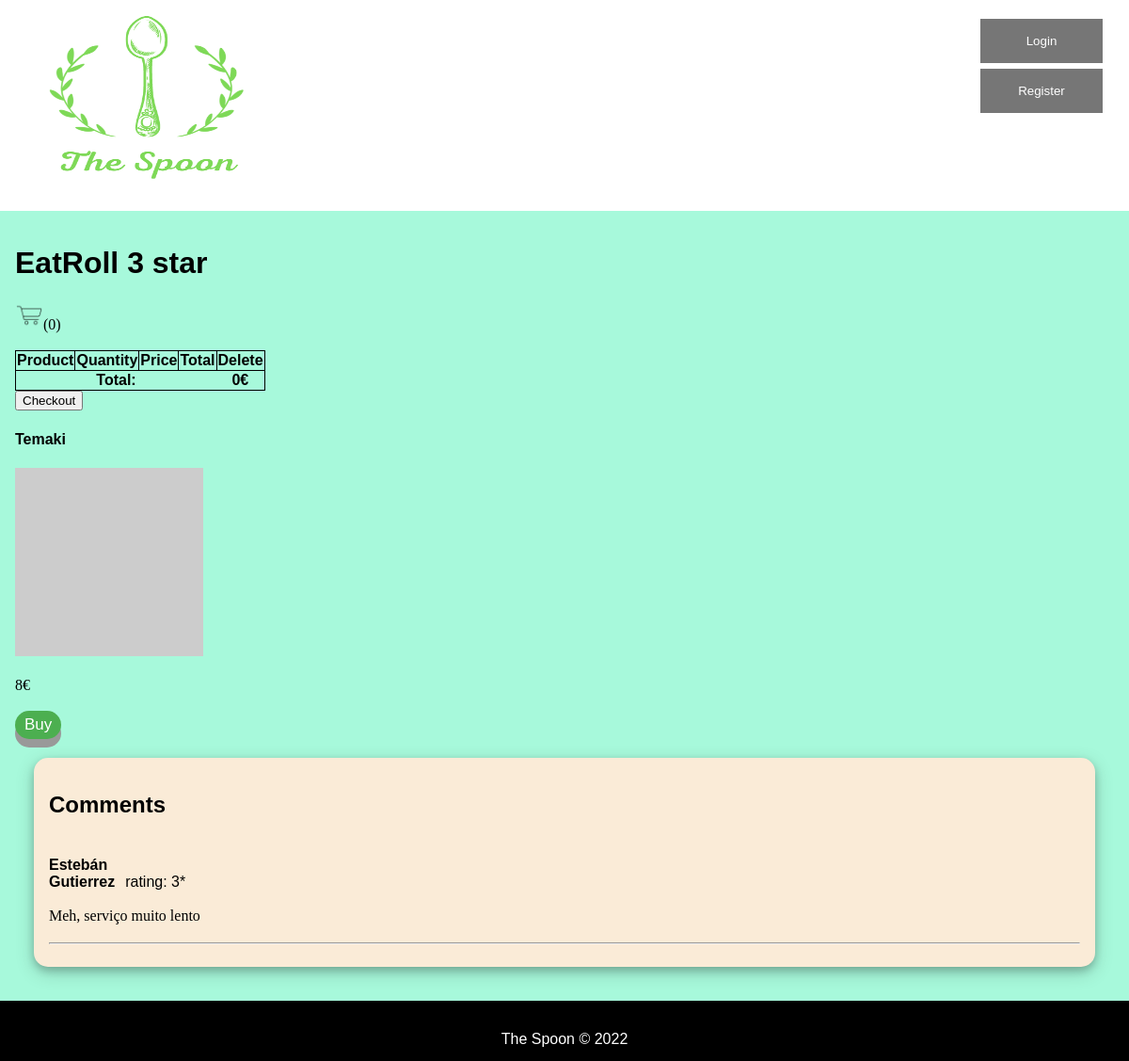
The app's page /pages/restaurant.php?id=1 with its own data.
### tables this page shows
CREATE TABLE Restaurant (
	idRestaurant 		INTEGER PRIMARY KEY,
	Name 			VARCHAR NOT NULL,
	idUser		INTEGER NOT NULL 	CONSTRAINT fk_restaurant_iduser REFERENCES User (idUser)
												ON DELETE CASCADE ON UPDATE CASCADE,
	idRestCategory		INTEGER NOT NULL 	CONSTRAINT fk_restaurant_idrestcategory REFERENCES RestCategory (idRestCategory)
												ON DELETE CASCADE ON UPDATE CASCADE,
	Photo			VARCHAR	DEFAULT '',
	Description		VARCHAR DEFAULT '',
	Rating 		REAL NOT NULL,
	idAddress		INTEGER NOT NULL 	CONSTRAINT fk_restaurant_idaddress REFERENCES Address (idAddress)
												ON DELETE CASCADE ON UPDATE CASCADE,
	CONSTRAINT evaluation_rating CHECK ((Rating >= 0) and (Rating <= 5))
);

CREATE TABLE MenuItem (
	idMenuItem	 	INTEGER PRIMARY KEY,
	Name 			VARCHAR 	NOT NULL,
	Price 			INTEGER NOT NULL,
	Photo			VARCHAR	DEFAULT '',
	idMenu			INTEGER NOT NULL 	CONSTRAINT fk_menuitem_idmenu 	REFERENCES Menu (idMenu)
												ON DELETE CASCADE ON UPDATE CASCADE
);

CREATE TABLE Evaluation (
	idEvaluation		INTEGER PRIMARY KEY,
	idUser 		VARCHAR NOT NULL 	CONSTRAINT fk_evaluation_idUser REFERENCES User (idUser) 
												ON DELETE CASCADE ON UPDATE CASCADE,
	idRestaurant	 	INTEGER NOT NULL 	CONSTRAINT fk_evaluation_idrestaurant REFERENCES Restaurant (idRestaurant) 
												ON DELETE CASCADE ON UPDATE CASCADE,
	Rating 		INTEGER NOT NULL,
	Message		VARCHAR DEFAULT '',
	Comments		VARCHAR DEFAULT '',
	CONSTRAINT evaluation_rating CHECK ((Rating >= 0) and (Rating <= 5))					
);

CREATE TABLE User (
	idUser			INTEGER PRIMARY KEY,
	Email			VARCHAR NOT NULL UNIQUE,
	Password		VARCHAR NOT NULL,
	Phone 			INTEGER UNIQUE,
	Name 			VARCHAR NOT NULL,
	RestOwner       BOOLEAN DEFAULT FALSE,
	idAddress		INTEGER		CONSTRAINT fk_user_idaddress REFERENCES Address (idAddress)
												ON DELETE SET NULL ON UPDATE CASCADE
);

### pages/restaurant.php (called while the page is built, shortened)
<?php
  require_once('../utils/session.php');
  require_once('../database/connection.php');
  require_once('../database/restaurant.class.php');
  require_once('../database/menu.class.php');
  require_once('../database/review.class.php');
  require_once('../templates/common.tpl.php');
  require_once('../templates/restaurant.tpl.php');
  $db = getDatabaseConnection();
  $restaurant = Restaurant::getRestaurant($db, intval($_GET['id']));
  $menu = Menu::getMenu($db, intval($_GET['id']));
  $comments = Review::getReviewsFromRestaurant($db, intval($_GET['id']));
  $user = User::getRestaurantOwner($db, $restaurant->id);
  drawRestaurant($session, $restaurant, $user, $menu, $comments);
?>

### database/restaurant.class.php (called while the page is built, shortened)
<?php
  class Restaurant {
    public function __construct(int $id, string $name, string $description, string $photo, string $street, string $city, string $state, int $postalCode, float $rating) {
      $this->name = $name;
      $this->rating = $rating;
    }
    static function getRestaurant(PDO $db, int $id) : Restaurant {
      $stmt = $db->prepare('
      SELECT idRestaurant, Name, Description, Photo, Street, City, State, PostalCode, Rating
      FROM Restaurant JOIN Address USING (idAddress)
      WHERE idRestaurant = ?
    ');
      $stmt->execute(array($id));
      $restaurant = $stmt->fetch();
      return new Restaurant(
        (int)$restaurant['idRestaurant'],
        $restaurant['Name'],
        $restaurant['Description'],
        $restaurant['Photo'],
        $restaurant['Street'],
        $restaurant['City'],
        $restaurant['State'],
        (int)$restaurant['PostalCode'],
        (float)$restaurant['Rating']
      );
    }
  }
?>

### utils/session.php (called while the page is built, shortened)
<?php
  class Session {
    public function isLoggedIn() : bool {
      return isset($_SESSION['id']);
    }
    public function getId() : ?int {
      return isset($_SESSION['id']) ? $_SESSION['id'] : null;
    }
  }
?>

### database/user.class.php (called while the page is built, shortened)
<?php
  class User {
    public function __construct(int $idUser, string $email, string $name, string $street, string $city, string $state, int $postalcode, int $phone, bool $restOwner = false)
    {
      $this->idUser = $idUser;
    }
    static function getUser(PDO $db, int $id): User {
      $stmt = $db->prepare('
        SELECT idUser, Email, Name, Street, City, State, PostalCode, Phone, RestOwner
        FROM User JOIN Address USING (idAddress)
        WHERE idUser = ?
      ');
      $stmt->execute(array($id));
      $user = $stmt->fetch();
      return new User
     (
        (int)$user['idUser'],
        $user['Email'],
        $user['Name'],
        $user['Street'],
        $user['City'],
        $user['State'],
        (int)$user['PostalCode'],
        (int)$user['Phone'],
        (bool)$user['RestOwner']
      );
    }
  }
?>

### database/review.class.php (called while the page is built, shortened)
<?php
  require_once('user.class.php');
  class Review {
    public function __construct(int $id, int $rating, string $comment, string $nameUser, string $answer, string $nameOwner) {
      $this->rating = $rating;
      $this->comment = $comment;
      $this->nameUser = $nameUser;
    }
    static function getReviewsFromRestaurant(PDO $db, int $id) : array {
      $stmt = $db->prepare('SELECT idEvaluation, Rating, Message, idUser, Comments, idRestaurant  FROM Evaluation WHERE idRestaurant = ?');
      $stmt->execute(array($id));
      $stmt2 = $db->prepare('SELECT idUser, idRestaurant FROM Restaurant WHERE idRestaurant = ?');
      $stmt2->execute(array($id));
      $restOwner = User::getUser($db, intval($stmt2->fetch()['idUser']));
      $reviews = array();
      while ($review = $stmt->fetch()) {
        $user = User::getUser($db, intval($review['idUser']));
        $reviews[] = new Review(
          (int) $review['idEvaluation'],
          (int) $review['Rating'],
          $review['Message'],
          $user->name,
          $review['Comments'],
          $restOwner->name()
        );
      }
      return $reviews;
    }
  }
?>

### database/menu.class.php (called while the page is built, shortened)
<?php
  class Menu {
    static function getMenu(PDO $db, int $id) : array {
        $stmt = $db->prepare('SELECT idMenuItem, Name, Price, Photo FROM MenuItem JOIN Menu USING (idMenu) WHERE idRestaurant = ?');
        $stmt->execute(array($id));
        $menu = array();
        while ($menuItem = $stmt->fetch()) {
          $menu[] = new MenuItem(
            (int) $menuItem['idMenuItem'],
            $menuItem['Name'],
            (int) $menuItem['Price'],
            $menuItem['Photo']
          );
        }
        return $menu;
    }
  }
  class MenuItem {
    public function __construct(int $id, string $name, int $price, string $photo)
    {
      $this->id = $id;
      $this->name = $name;
      $this->price = $price;
      $this->photo = $photo;
    }
  }
?>

### templates/restaurant.tpl.php (the view, shortened to what this page needs)
<?php function drawRestaurant(Session $session, Restaurant $restaurant, User $restOwner, array $menuItems, array $comments) {
  drawName($restaurant);
  if($session->getId() != $restOwner->idUser) drawCart($session, $restaurant->id);
  drawItems($session, $menuItems, $restOwner->idUser);
  drawComments($session, $restaurant, $restOwner, $comments);
} ?>
<?php function openRegForm2() { ?>
  <button onclick="openRegisterForm()">Buy</button>
<?php } ?>
<?php function drawComments(Session $session, Restaurant $restaurant, User $restOwner, array $comments) { ?>
  <section class="comment-section" id="comments">
    <h2>Comments</h2>
    <?php if(count($comments) != 0 || $session->isLoggedIn()) { ?>
    <?php foreach ($comments as $comment) { ?>
      <?php if($comment->comment != '') { ?>
        <article class="comment">
          <div class ="customer-comment">
            <span class="user"><h4><?=$comment->nameUser?></h4></span>
            <span class="rating">rating: <?=$comment->rating?>*</span>
            <p><?=$comment->comment?></p>
          </div>
          <hr>
        </article>
    <?php } } } ?>
  </section>
<?php } ?>
<?php function drawName(Restaurant $restaurant) { ?>
  <h1><?=$restaurant->name?> <?=$restaurant->rating?> star</h1>
<?php } ?>
<?php function drawItems(Session $session, array $menuItems, int $restOwner) { ?>
  <section id="menuItems">
    <?php foreach ($menuItems as $menuItem) { ?>
      <article data-id="<?=$menuItem->id?>">
        <h4><?=$menuItem->name?></h4>
        <img src=<?=$menuItem->photo?> alt="item image" width="200" height="200"></a>
        <p class="price" price="<?=$menuItem->price?>"><?=$menuItem->price?>€</p>
        <?php
          if(!$session->isLoggedIn()) openRegForm2();
        ?>
      </article>
    <?php } ?>
  </section>
<?php } ?>

### css/layout.css (style rules this page uses)
* { -webkit-box-sizing: border-box; -moz-box-sizing: border-box; box-sizing: border-box; }
body { background-color: #a7f9db; margin: 0 auto; display: flex; min-height: 100vh; flex-direction: column; }
.comment-section { display: flex; flex-direction: column; margin: 20px; border-radius: 15px; padding: 16px; }
.customer-comment span, .owner-answer span { width: 7%; height: 10px; display: inline-block; }

### css/common.css (style rules this page uses)
body { font-family: "Poppins", sans-serif; }
p { font-family: "Lora", serif; line-height: 1.4em; }
.comment-section { background-color: antiquewhite; box-shadow: 0 4px 8px 0 rgba(0, 0, 0, 0.2), 0 6px 20px 0 rgba(0, 0, 0, 0.19); }

### css/restaurant.css (style rules this page uses)
#menuItems article button, .favButton, #cart>a:nth-child(3)>button:nth-child(1) { display: inline-block; padding: 5px 10px; font-size: 17px; cursor: pointer; text-align: center; text-decoration: none; outline: none; border: none; border-radius: 15px; box-shadow: 0 9px #999; }
#menuItems article>button { background-color: #4CAF50; color: #fff; }

### records on screen
restaurant: Name "EatRoll", Rating "3"
menuitem: Name "Temaki", Price "8"
evaluation: idUser.Name "Estebán Gutierrez", Rating "3", Message "Meh, serviço muito lento"
